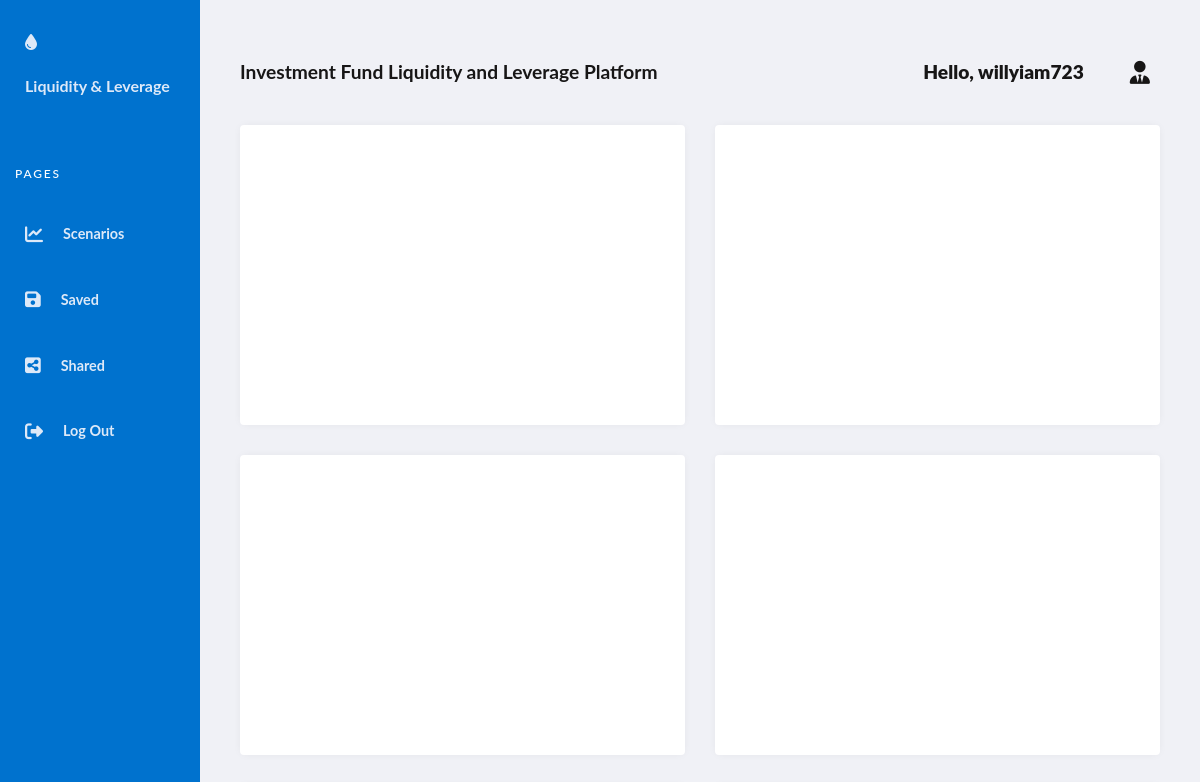
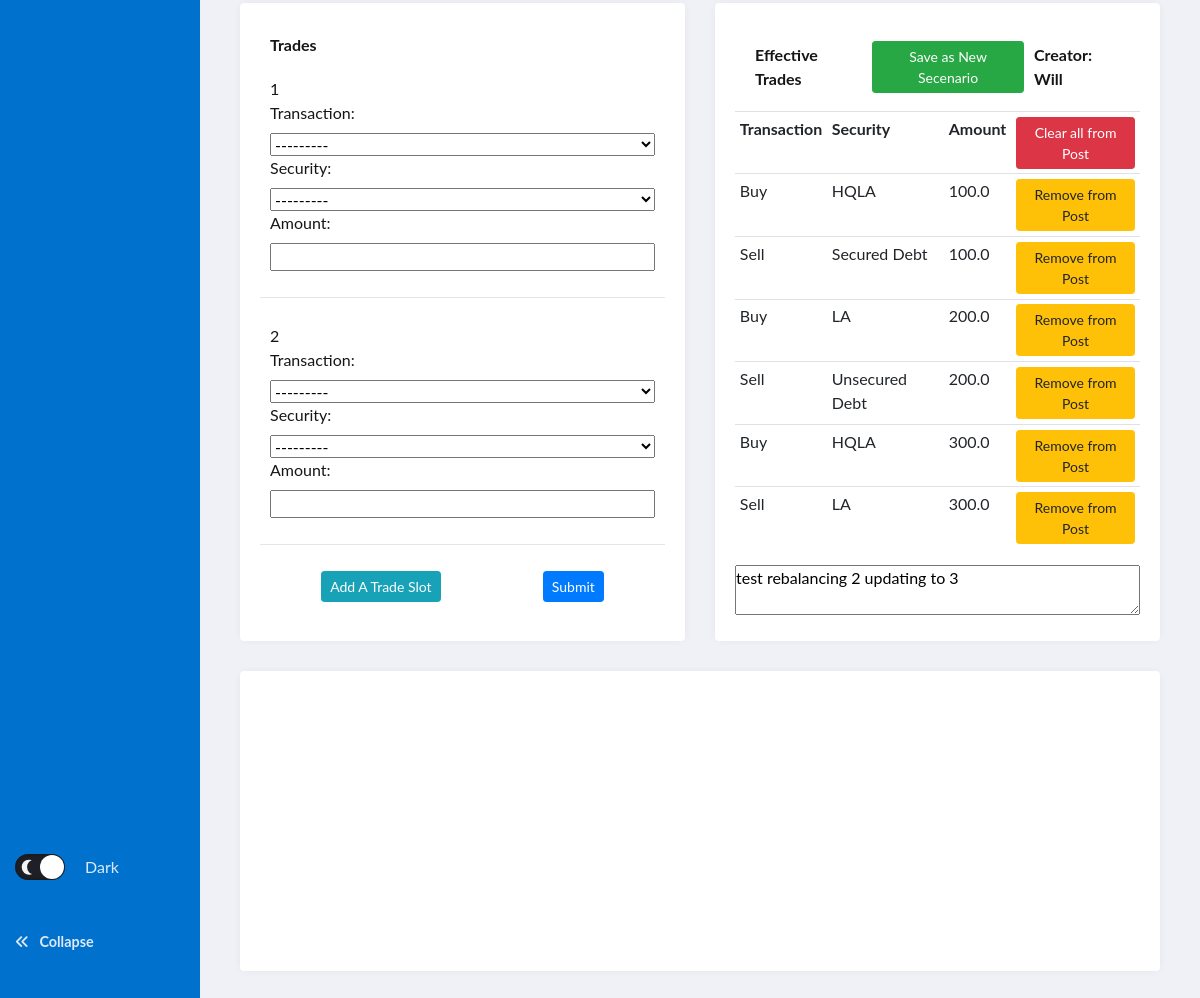
/?postid=20 (signed in), run on the app's committed database (2 pictures, top to bottom).
### fund/models.py (models this page shows, shortened)
class User(AbstractUser):
    pass

class Post(models.Model):
    user = models.ForeignKey(User, on_delete=models.CASCADE, related_name='post_user')
    content = models.CharField(max_length=6400)
    date_time = models.DateTimeField()
    like = models.ManyToManyField(User, blank=True, related_name='liking')
    trade = models.ManyToManyField(Trade, blank=True, related_name='trade_post')
    publish = models.BooleanField(default=False)
    def __str__(self):
        trades_str = ""
        for trade in self.trade.all():
            trades_str+=" "+ str(trade.id)
        return f"{self.user} posted {self.content} on {self.date_time} had trade ids: {trades_str}, with {self.like.count()} likes"

class Trade(models.Model):
    CODE = (
        ("Buy", "Buy"),
        ("Sell", "Sell")
    )
    CLASSIFICATION = (
        ("HQLA", "HQLA"),
        ("LA", "LA"),
        ("ILA", "ILA"),
        ("Secured Debt", "Secured Debt"),
        ("Unsecured Debt", "Unsecured Debt"),
        ("Synthetics", "Synthetics")
    )
    user = models.ForeignKey(User, on_delete=models.CASCADE, related_name='trade_user')
    transaction = models.CharField(max_length=50, choices=CODE)
    security = models.CharField(max_length=50, choices=CLASSIFICATION)
    amount = models.FloatField()

### fund/views.py (the view)
# urls.py: path("", views.scenarios, name="scenarios"),
def scenarios(request):
    add_trade_form = request.GET.get("add")
    postid = request.GET.get("postid")
    print(postid)
    if add_trade_form is None:
        TradeFormSet = inlineformset_factory(User, Trade, fields=("transaction", "security", "amount"), can_delete = False, max_num=2)
    else:
        TradeFormSet = inlineformset_factory(User, Trade, fields=("transaction", "security", "amount"), can_delete = False, extra=int(add_trade_form)+1)
    userid = request.user.id
    if userid:
        user = User.objects.get(id=userid)
        if postid:
            post = Post.objects.get(id=postid)
            if post.publish == True:
                post.publish = "Unpublish"
            elif post.publish == False:
                post.publish = "Publish"
            if post.user == user:
                save_post = "Save Scenario Description"
            else:
                save_post = "Save as New Secenario"
            extrade = post.trade.all()
        else:
            extrade = Trade.objects.filter(user=user)
    else:
        extrade = []
    formset_empty = TradeFormSet()
    if (postid is None) or (userid is None):
        post = []
        save_post = "Save Scenario"
    if request.method == "POST":
        formset = TradeFormSet(request.POST, instance=user)
        if formset.is_valid():
            formset.save()
            trades = Trade.objects.filter(user=user)
            trades = trades.order_by("-id")[:int(request.POST['trade_user-TOTAL_FORMS'])]
            if postid:
                for trade in trades:
                    post.trade.add(trade)
                return redirect('/?postid={}'.format(postid))
        return redirect("scenarios")
    else:
        print(post)
        print(save_post)
        return render(request, "fund/scenarios.html", {
            "formset_empty":formset_empty,
            "extrade":extrade,
            "post":post,
            "save_post": save_post
            })

### fund/templates/fund/scenarios.html (shortened to what this page needs)
{% extends "fund/main_page.html" %}
{% load static %}
{% block content %}
<div id="scenarios-view">
    <section class="grid">
        <article class="grid-chart">
            <div class="grid-cell">
                <div id="hisTrend"></div>
            </div>
        </article>
        <article class="grid-chart">
            <div class="grid-cell">
                <div id="assetComp"></div>
            </div>
        </article>
        <article class="grid-chart">
            <div class="grid-cell">
                <div id="liqImpact"></div>
            </div>
        </article>
        <article class="grid-chart">
            <div class="grid-cell">
                <div id="levImpact"></div>
            </div>
        </article>
        <article class="grid-group">
            <div class="grid-cell">
                <div class="trade-form-wrapper">
                    <div class="trade-form">Trades</div>
                        <form id="form" class="form" action="{% url 'scenarios' %}" method="POST">
                            {% for form in formset_empty %}
                                <div class="formset">
                                    <aside id="num_forms"> {{ forloop.counter }}</aside>
                                    {{form}}
                                </div>
                                <hr>
                            {% endfor %}
                            <div id="button-wrapper">
                                <a id="add_form" href="#" class="btn btn-sm btn-info" name="Add">Add A Trade Slot</a>
                                <input id="submit-form" type="submit" class="btn btn-sm btn-primary" name="Submit">
                            </div>
                        </form>
                </div>
            </div>
        </article>
        <article class="grid-group">
            <div class="grid-cell">
                <div class="effective-trades">
                    <div id="button-wrapper-header">
                        <div>Effective Trades</div>
                        <a id="save-post" href="#" class="btn btn-sm btn-success" name="save-post">{{ save_post }}</a>
                        <div hidden id="post_user">Creator: {{ post.user }}</div>
                    </div>
                    <table class="table table-sm">
                        <tr>
                            <th>Transaction</th>
                            <th>Security</th>
                            <th>Amount</th>
                            <th>
                                <a id="delete-all-button" href="{% url 'remove_all' %}" class="btn btn-sm btn-danger"><strong>Delete All</strong></a>
                            </th>
                        </tr>
                        {% for trade in extrade %}
                        <tr>
                            <td>{{trade.transaction}}</td>
                            <td>{{trade.security}}</td>
                            <td>{{trade.amount}}</td>
                            <td>
                                <a id="remove-button" href="{% url 'remove' trade.id %}" class="btn btn-sm btn-warning">Delete</a>
                            </td>
                        </tr>
                        {% endfor %}
                    </table>
                    <textarea id="scenario_content" placeholder="Enter description for the scenario">{{ post.content }}</textarea>
                </div>
            </div>
        </article>
        <article class="grid-chart">
        </article>
    </section>
</div>
{% endblock %}

### fund/templates/fund/main_page.html (shortened to what this page needs)
{% load static %}
<!DOCTYPE html>
<html lang="en">
    <head>
        <link rel="stylesheet" href="https://stackpath.bootstrapcdn.com/bootstrap/4.3.1/css/bootstrap.min.css">
        <link rel="stylesheet" href="{% static 'fund/styles.css' %}">
    </head>
    <body>
        <header class="page-header">
            <nav>
                <a href="#0" class="logo">
                <div width="140" height="49">
                    <i class="fas fa-tint"></i>
                </div>
                <span class="title">Liquidity & Leverage</span>
                </a>
                <ul class="admin-menu">
                <li class="menu-heading">
                    <h3>Pages</h3>
                </li>
                <li>
                    <a id="scenarios" class="nav-link" href={% url 'scenarios' %}>
                        <div>
                        </div>
                        <span>Scenarios</span>
                </li>
                <li>
                    <a class="nav-link" href="{% url 'saved' %}">
                    <div>
                    </div>
                    <span>Saved</span>
                    </a>
                </li>
                <li>
                    <a class="nav-link" href="{% url 'shared' %}">
                    <div>
                    </div>
                    <span>Shared</span>
                    </a>
                </li>
                {% if user.is_authenticated %}
                    <li class="nav-item">
                        <a class="nav-link" href="{% url 'logout' %}">
                        <div>
                        </div>
                        <span>Log Out</span>
                        </a>
                    </li>
                {% endif %}
                <li>
                    <div class="switch">
                        <label for="mode">
                            <span></span>
                            <span>Dark</span>
                        </label>
                    </div>
                    <button class="collapse-btn" aria-expanded="true" aria-label="collapse menu">
                    <section aria-hidden="true">
                        <i class="fas fa-angle-double-left"></i>
                    </section>
                    <span>Collapse</span>
                    </button>
                </li>
                </ul>
            </nav>
        </header>
        <section class="page-content">
            <section class="title-and-user">
                <div>Investment Fund Liquidity and Leverage Platform</div>
                <div class="admin-profile">
                <span class="greeting">
                    {% if user.is_authenticated %}
                            <a class="nav-link" href="#"><strong id="username">Hello, {{ user.username }}</strong></a>
                    {% endif %}
                </span>
                <div class="notifications">
                    <i class="fas fa-user-tie"></i>
                </div>
                </div>
            </section>
                {% block content %}
                {% endblock %}
        </section>
    </body>
</html>

### data on the page
User: username "willyiam723"
Post: user "Will", content "test rebalancing 2 updating to 3"
Trade: transaction "Buy", security "HQLA", amount "100.0"
Trade: transaction "Sell", security "Secured Debt", amount "100.0"
Trade: transaction "Buy", security "LA", amount "200.0"
Trade: transaction "Sell", security "Unsecured Debt", amount "200.0"
Trade: transaction "Buy", security "HQLA", amount "300.0"
Trade: transaction "Sell", security "LA", amount "300.0"

### other printed values
{{ save_post }} "Save as New Secenario"
